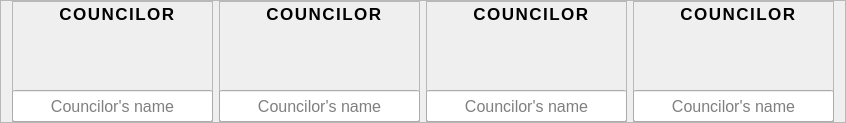
           <widget class="QFrame" name="frame_10">
            <property name="frameShape">
             <enum>QFrame::StyledPanel</enum>
            </property>
            <property name="frameShadow">
             <enum>QFrame::Raised</enum>
            </property>
            <layout class="QHBoxLayout" name="horizontalLayout_6">
             <property name="topMargin">
              <number>0</number>
             </property>
             <property name="bottomMargin">
              <number>0</number>
             </property>
             <item>
              <widget class="QFrame" name="frame_18">
               <property name="minimumSize">
                <size>
                 <width>201</width>
                 <height>121</height>
                </size>
               </property>
               <property name="maximumSize">
                <size>
                 <width>201</width>
                 <height>121</height>
                </size>
               </property>
               <property name="frameShape">
                <enum>QFrame::StyledPanel</enum>
               </property>
               <property name="frameShadow">
                <enum>QFrame::Raised</enum>
               </property>
               <widget class="QLabel" name="councilor_img1">
                <property name="geometry">
                 <rect>
                  <x>55</x>
                  <y>26</y>
                  <width>91</width>
                  <height>63</height>
                 </rect>
                </property>
                <property name="minimumSize">
                 <size>
                  <width>91</width>
                  <height>63</height>
                 </size>
                </property>
                <property name="styleSheet">
                 <string notr="true">background-color: transparent;</string>
                </property>
                <property name="text">
                 <string/>
                </property>
                <property name="pixmap">
                 <pixmap>../images&amp;icon/councilor.png</pixmap>
                </property>
                <property name="scaledContents">
                 <bool>true</bool>
                </property>
               </widget>
               <widget class="QLabel" name="label_5">
                <property name="geometry">
                 <rect>
                  <x>30</x>
                  <y>0</y>
                  <width>151</width>
                  <height>26</height>
                 </rect>
                </property>
                <property name="font">
                 <font>
                  <pointsize>13</pointsize>
                  <bold>true</bold>
                 </font>
                </property>
                <property name="styleSheet">
                 <string notr="true">letter-spacing: 1.5px;</string>
                </property>
                <property name="text">
                 <string>&lt;html&gt;&lt;head/&gt;&lt;body&gt;&lt;p align=&quot;center&quot;&gt;COUNCILOR&lt;/p&gt;&lt;/body&gt;&lt;/html&gt;</string>
                </property>
               </widget>
               <widget class="QLineEdit" name="councilor_display_1">
                <property name="geometry">
                 <rect>
                  <x>0</x>
                  <y>89</y>
                  <width>201</width>
                  <height>32</height>
                 </rect>
                </property>
                <property name="font">
                 <font>
                  <pointsize>12</pointsize>
                 </font>
                </property>
                <property name="styleSheet">
                 <string notr="true">text-align: center;</string>
                </property>
                <property name="alignment">
                 <set>Qt::AlignCenter</set>
                </property>
                <property name="readOnly">
                 <bool>true</bool>
                </property>
                <property name="placeholderText">
                 <string>Councilor's name</string>
                </property>
                <property name="cursorMoveStyle">
                 <enum>Qt::LogicalMoveStyle</enum>
                </property>
                <property name="clearButtonEnabled">
                 <bool>false</bool>
                </property>
               </widget>
              </widget>
             </item>
             <item>
              <widget class="QFrame" name="frame_14">
               <property name="minimumSize">
                <size>
                 <width>201</width>
                 <height>121</height>
                </size>
               </property>
               <property name="maximumSize">
                <size>
                 <width>201</width>
                 <height>121</height>
                </size>
               </property>
               <property name="frameShape">
                <enum>QFrame::StyledPanel</enum>
               </property>
               <property name="frameShadow">
                <enum>QFrame::Raised</enum>
               </property>
               <widget class="QLabel" name="councilor_img2">
                <property name="geometry">
                 <rect>
                  <x>55</x>
                  <y>26</y>
                  <width>91</width>
                  <height>63</height>
                 </rect>
                </property>
                <property name="minimumSize">
                 <size>
                  <width>91</width>
                  <height>63</height>
                 </size>
                </property>
                <property name="styleSheet">
                 <string notr="true">background-color: transparent;</string>
                </property>
                <property name="text">
                 <string/>
                </property>
                <property name="pixmap">
                 <pixmap>../images&amp;icon/councilor.png</pixmap>
                </property>
                <property name="scaledContents">
                 <bool>true</bool>
                </property>
               </widget>
               <widget class="QLabel" name="label_6">
                <property name="geometry">
                 <rect>
                  <x>30</x>
                  <y>0</y>
                  <width>151</width>
                  <height>26</height>
                 </rect>
                </property>
                <property name="font">
                 <font>
                  <pointsize>13</pointsize>
                  <bold>true</bold>
                 </font>
                </property>
                <property name="styleSheet">
                 <string notr="true">letter-spacing: 1.5px;</string>
                </property>
                <property name="text">
                 <string>&lt;html&gt;&lt;head/&gt;&lt;body&gt;&lt;p align=&quot;center&quot;&gt;COUNCILOR&lt;/p&gt;&lt;/body&gt;&lt;/html&gt;</string>
                </property>
               </widget>
               <widget class="QLineEdit" name="councilor_display_2">
                <property name="geometry">
                 <rect>
                  <x>0</x>
                  <y>89</y>
                  <width>201</width>
                  <height>32</height>
                 </rect>
                </property>
                <property name="font">
                 <font>
                  <pointsize>12</pointsize>
                 </font>
                </property>
                <property name="styleSheet">
                 <string notr="true">text-align: center;</string>
                </property>
                <property name="alignment">
                 <set>Qt::AlignCenter</set>
                </property>
                <property name="readOnly">
                 <bool>true</bool>
                </property>
                <property name="placeholderText">
                 <string>Councilor's name</string>
                </property>
                <property name="cursorMoveStyle">
                 <enum>Qt::LogicalMoveStyle</enum>
                </property>
                <property name="clearButtonEnabled">
                 <bool>false</bool>
                </property>
               </widget>
              </widget>
             </item>
             <item>
              <widget class="QFrame" name="frame_15">
               <property name="minimumSize">
                <size>
                 <width>201</width>
                 <height>121</height>
                </size>
               </property>
               <property name="maximumSize">
                <size>
                 <width>201</width>
                 <height>121</height>
                </size>
               </property>
               <property name="frameShape">
                <enum>QFrame::StyledPanel</enum>
               </property>
               <property name="frameShadow">
                <enum>QFrame::Raised</enum>
               </property>
               <widget class="QLabel" name="councilor_img3">
                <property name="geometry">
                 <rect>
                  <x>55</x>
                  <y>26</y>
                  <width>91</width>
                  <height>63</height>
                 </rect>
                </property>
                <property name="minimumSize">
                 <size>
                  <width>91</width>
                  <height>63</height>
                 </size>
                </property>
                <property name="styleSheet">
                 <string notr="true">background-color: transparent;</string>
                </property>
                <property name="text">
                 <string/>
                </property>
                <property name="pixmap">
                 <pixmap>../images&amp;icon/councilor.png</pixmap>
                </property>
                <property name="scaledContents">
                 <bool>true</bool>
                </property>
               </widget>
               <widget class="QLabel" name="label_7">
                <property name="geometry">
                 <rect>
                  <x>30</x>
                  <y>0</y>
                  <width>151</width>
                  <height>26</height>
                 </rect>
                </property>
                <property name="font">
                 <font>
                  <pointsize>13</pointsize>
                  <bold>true</bold>
                 </font>
                </property>
                <property name="styleSheet">
                 <string notr="true">letter-spacing: 1.5px;</string>
                </property>
                <property name="text">
                 <string>&lt;html&gt;&lt;head/&gt;&lt;body&gt;&lt;p align=&quot;center&quot;&gt;COUNCILOR&lt;/p&gt;&lt;/body&gt;&lt;/html&gt;</string>
                </property>
               </widget>
               <widget class="QLineEdit" name="councilor_display_3">
                <property name="geometry">
                 <rect>
                  <x>0</x>
                  <y>89</y>
                  <width>201</width>
                  <height>32</height>
                 </rect>
                </property>
                <property name="font">
                 <font>
                  <pointsize>12</pointsize>
                 </font>
                </property>
                <property name="styleSheet">
                 <string notr="true">text-align: center;</string>
                </property>
                <property name="alignment">
                 <set>Qt::AlignCenter</set>
                </property>
                <property name="readOnly">
                 <bool>true</bool>
                </property>
                <property name="placeholderText">
                 <string>Councilor's name</string>
                </property>
                <property name="cursorMoveStyle">
                 <enum>Qt::LogicalMoveStyle</enum>
                </property>
                <property name="clearButtonEnabled">
                 <bool>false</bool>
                </property>
               </widget>
              </widget>
             </item>
             <item>
              <widget class="QFrame" name="frame_17">
               <property name="minimumSize">
                <size>
                 <width>201</width>
                 <height>121</height>
                </size>
               </property>
               <property name="maximumSize">
                <size>
                 <width>201</width>
                 <height>121</height>
                </size>
               </property>
               <property name="frameShape">
                <enum>QFrame::StyledPanel</enum>
               </property>
               <property name="frameShadow">
                <enum>QFrame::Raised</enum>
               </property>
               <widget class="QLabel" name="councilor_img4">
                <property name="geometry">
                 <rect>
                  <x>55</x>
                  <y>26</y>
                  <width>91</width>
                  <height>63</height>
                 </rect>
                </property>
                <property name="minimumSize">
                 <size>
                  <width>91</width>
                  <height>63</height>
                 </size>
                </property>
                <property name="styleSheet">
                 <string notr="true">background-color: transparent;</string>
                </property>
                <property name="text">
                 <string/>
                </property>
                <property name="pixmap">
                 <pixmap>../images&amp;icon/councilor.png</pixmap>
                </property>
                <property name="scaledContents">
                 <bool>true</bool>
                </property>
               </widget>
               <widget class="QLabel" name="label_8">
                <property name="geometry">
                 <rect>
                  <x>30</x>
                  <y>0</y>
                  <width>151</width>
                  <height>26</height>
                 </rect>
                </property>
                <property name="font">
                 <font>
                  <pointsize>13</pointsize>
                  <bold>true</bold>
                 </font>
                </property>
                <property name="styleSheet">
                 <string notr="true">letter-spacing: 1.5px;</string>
                </property>
                <property name="text">
                 <string>&lt;html&gt;&lt;head/&gt;&lt;body&gt;&lt;p align=&quot;center&quot;&gt;COUNCILOR&lt;/p&gt;&lt;/body&gt;&lt;/html&gt;</string>
                </property>
               </widget>
               <widget class="QLineEdit" name="councilor_display_4">
                <property name="geometry">
                 <rect>
                  <x>0</x>
                  <y>89</y>
                  <width>201</width>
                  <height>32</height>
                 </rect>
                </property>
                <property name="font">
                 <font>
                  <pointsize>12</pointsize>
                 </font>
                </property>
                <property name="styleSheet">
                 <string notr="true">text-align: center;</string>
                </property>
                <property name="alignment">
                 <set>Qt::AlignCenter</set>
                </property>
                <property name="readOnly">
                 <bool>true</bool>
                </property>
                <property name="placeholderText">
                 <string>Councilor's name</string>
                </property>
                <property name="cursorMoveStyle">
                 <enum>Qt::LogicalMoveStyle</enum>
                </property>
                <property name="clearButtonEnabled">
                 <bool>false</bool>
                </property>
               </widget>
              </widget>
             </item>
            </layout>
           </widget>
